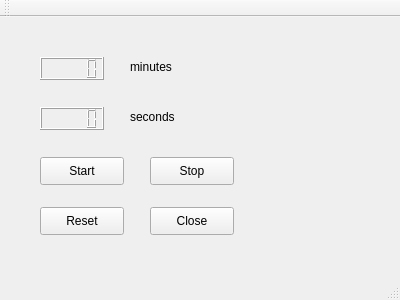
<?xml version="1.0" encoding="UTF-8"?>
<ui version="4.0">
 <class>MainWindow</class>
 <widget class="QMainWindow" name="MainWindow">
  <property name="geometry">
   <rect>
    <x>0</x>
    <y>0</y>
    <width>400</width>
    <height>300</height>
   </rect>
  </property>
  <property name="windowTitle">
   <string>MainWindow</string>
  </property>
  <widget class="QWidget" name="centralWidget">
   <widget class="QLCDNumber" name="lcdNumberMin">
    <property name="geometry">
     <rect>
      <x>40</x>
      <y>40</y>
      <width>64</width>
      <height>23</height>
     </rect>
    </property>
   </widget>
   <widget class="QLabel" name="label">
    <property name="geometry">
     <rect>
      <x>130</x>
      <y>40</y>
      <width>63</width>
      <height>20</height>
     </rect>
    </property>
    <property name="text">
     <string>minutes</string>
    </property>
   </widget>
   <widget class="QLCDNumber" name="lcdNumberSec">
    <property name="geometry">
     <rect>
      <x>40</x>
      <y>90</y>
      <width>64</width>
      <height>23</height>
     </rect>
    </property>
   </widget>
   <widget class="QLabel" name="label_2">
    <property name="geometry">
     <rect>
      <x>130</x>
      <y>90</y>
      <width>63</width>
      <height>20</height>
     </rect>
    </property>
    <property name="text">
     <string>seconds</string>
    </property>
   </widget>
   <widget class="QPushButton" name="startButton">
    <property name="geometry">
     <rect>
      <x>40</x>
      <y>140</y>
      <width>84</width>
      <height>28</height>
     </rect>
    </property>
    <property name="text">
     <string>Start</string>
    </property>
   </widget>
   <widget class="QPushButton" name="stopButton">
    <property name="geometry">
     <rect>
      <x>150</x>
      <y>140</y>
      <width>84</width>
      <height>28</height>
     </rect>
    </property>
    <property name="text">
     <string>Stop</string>
    </property>
   </widget>
   <widget class="QPushButton" name="resetButton">
    <property name="geometry">
     <rect>
      <x>40</x>
      <y>190</y>
      <width>84</width>
      <height>28</height>
     </rect>
    </property>
    <property name="text">
     <string>Reset</string>
    </property>
   </widget>
   <widget class="QPushButton" name="closeButton">
    <property name="geometry">
     <rect>
      <x>150</x>
      <y>190</y>
      <width>84</width>
      <height>28</height>
     </rect>
    </property>
    <property name="text">
     <string>Close</string>
    </property>
   </widget>
  </widget>
  <widget class="QMenuBar" name="menuBar">
   <property name="geometry">
    <rect>
     <x>0</x>
     <y>0</y>
     <width>400</width>
     <height>25</height>
    </rect>
   </property>
  </widget>
  <widget class="QToolBar" name="mainToolBar">
   <attribute name="toolBarArea">
    <enum>TopToolBarArea</enum>
   </attribute>
   <attribute name="toolBarBreak">
    <bool>false</bool>
   </attribute>
  </widget>
  <widget class="QStatusBar" name="statusBar"/>
 </widget>
 <layoutdefault spacing="6" margin="11"/>
 <resources/>
 <connections>
  <connection>
   <sender>closeButton</sender>
   <signal>clicked()</signal>
   <receiver>MainWindow</receiver>
   <slot>close()</slot>
   <hints>
    <hint type="sourcelabel">
     <x>191</x>
     <y>245</y>
    </hint>
    <hint type="destinationlabel">
     <x>199</x>
     <y>149</y>
    </hint>
   </hints>
  </connection>
 </connections>
</ui>
